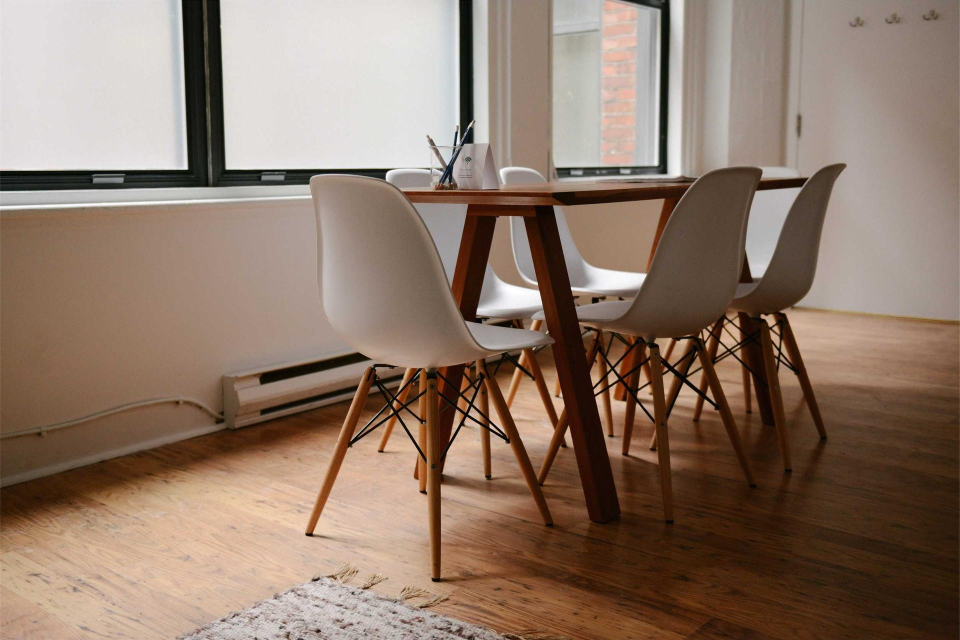
#> input picture .claude/skills/design-taste-frontend/assets/components/fx-photo/meeting-room.jpg, 1920 x 1280 px (shown at 1/2 size)
$ python blueprint.py ../.claude/skills/design-taste-frontend/assets/components/fx-photo/meeting-room.jpg ../.claude/skills/design-taste-frontend/assets/components/fx-photo/meeting-room.jpg
#> lines starting #> are read from the running program, lines starting #| are printed output that depends on the picture; after the words box and inside, x2 and y2 are one past the last pixel; in counts of white or black regions, pixels touching at a corner belong together
#!/usr/bin/env python3
"""Gera, a partir da foto original, (1) a foto recortada sem margem branca e
(2) um "desenho técnico": as arestas do produto em azul sobre fundo transparente.
Uso: blueprint.py ORIGINAL SAIDA_BASE LARGURA [LARGURA...]
Gera SAIDA_BASE-foto-<w>.webp e SAIDA_BASE-desenho-<w>.webp (os originais não são alterados)."""
import sys
import numpy as np
from PIL import Image, ImageChops, ImageFilter

src, base, widths = sys.argv[1], sys.argv[2], [int(w) for w in sys.argv[3:]]
im = Image.open(src).convert("RGB")
#> im is the input picture: PIL image 1920x1280 RGB; mean R, G, B 142.5, 120.7, 105.5
diff = ImageChops.difference(im, Image.new("RGB", im.size, (255, 255, 255))).convert("L").point(lambda x: 255 if x > 18 else 0)
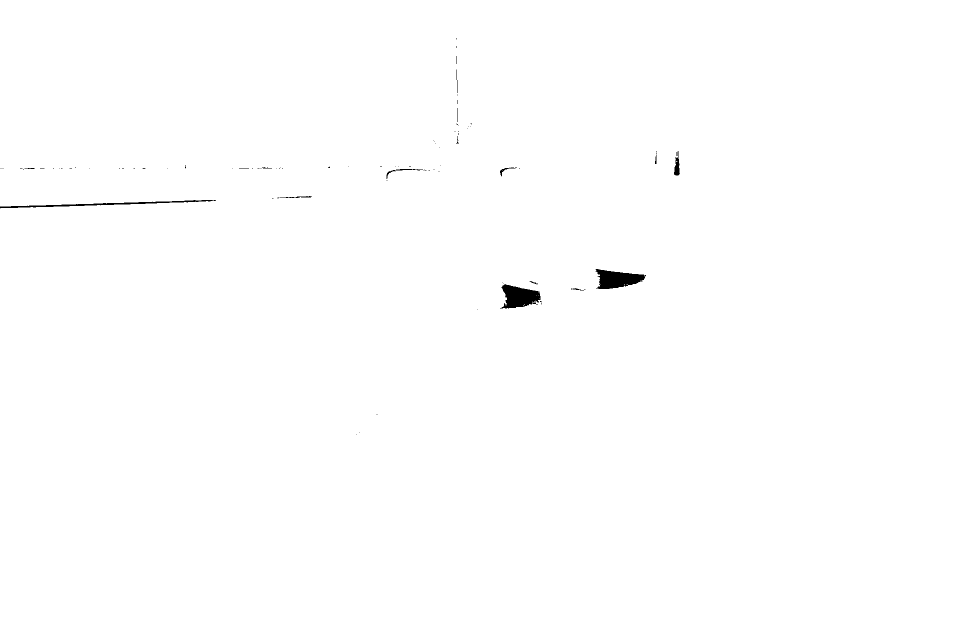
#> diff: PIL image 1920x1280 L (shown at 1/2 size); 99.7% white; 90 black regions (74 under 20 px), largest, box (x1, y1, x2, y2) and area: (1191, 538, 1292, 578) 2541, (1000, 568, 1082, 617) 2533, (0, 400, 432, 417) 1402
im = im.crop(diff.getbbox())
work = im.copy()
work.thumbnail((1600, 1600))
a = np.asarray(work.filter(ImageFilter.GaussianBlur(1.2))).astype(float)


def sobel(c):
    gx = np.zeros_like(c); gy = np.zeros_like(c)
    gx[1:-1, 1:-1] = (c[:-2, 2:] + 2 * c[1:-1, 2:] + c[2:, 2:]) - (c[:-2, :-2] + 2 * c[1:-1, :-2] + c[2:, :-2])
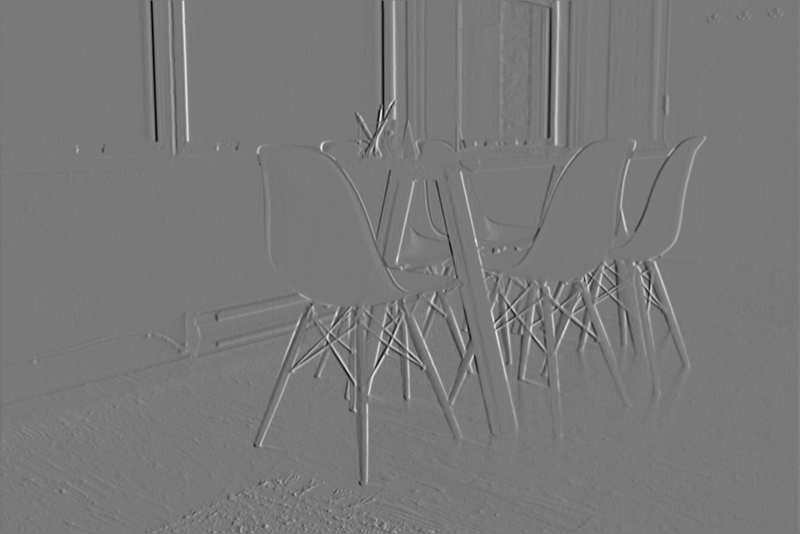
#> gx: shape (1067, 1600) float64 (shown at 1/2 size); min -425, max 467, mean -0.2; drawn with min black and max white
    gy[1:-1, 1:-1] = (c[2:, :-2] + 2 * c[2:, 1:-1] + c[2:, 2:]) - (c[:-2, :-2] + 2 * c[:-2, 1:-1] + c[:-2, 2:])
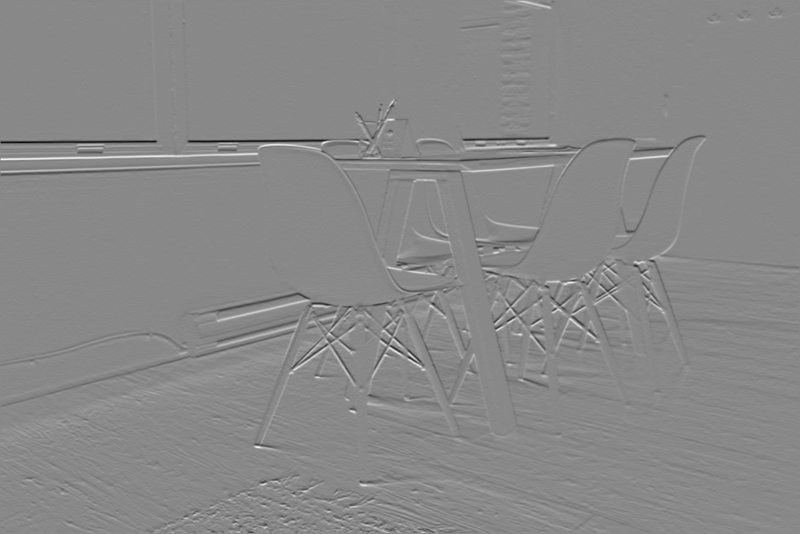
#> gy: shape (1067, 1600) float64 (shown at 1/2 size); min -492, max 427, mean -0.3; drawn with min black and max white
    return np.hypot(gx, gy)
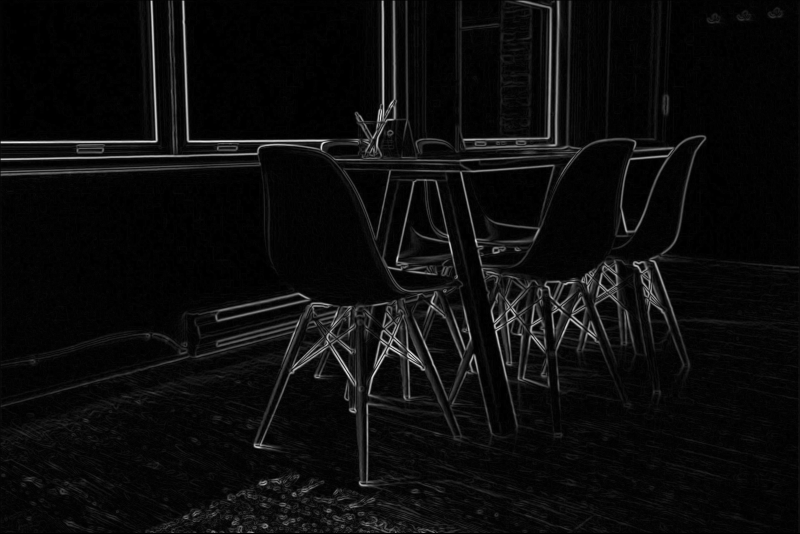
#> returned value: shape (1067, 1600) float64 (shown at 1/2 size); min 0, max 492.2, mean 23.9; drawn with min black and max white


m = np.max([sobel(a[..., i]) for i in range(3)], axis=0)
#> in sobel (call 2), `gx = np.zeros_like(c)`: gx: shape (1067, 1600) float64; every value is 0
t = np.percentile(m, 86)
#> t = 44.05
v = np.clip((m - t) / (np.percentile(m, 99.5) - t), 0, 1)
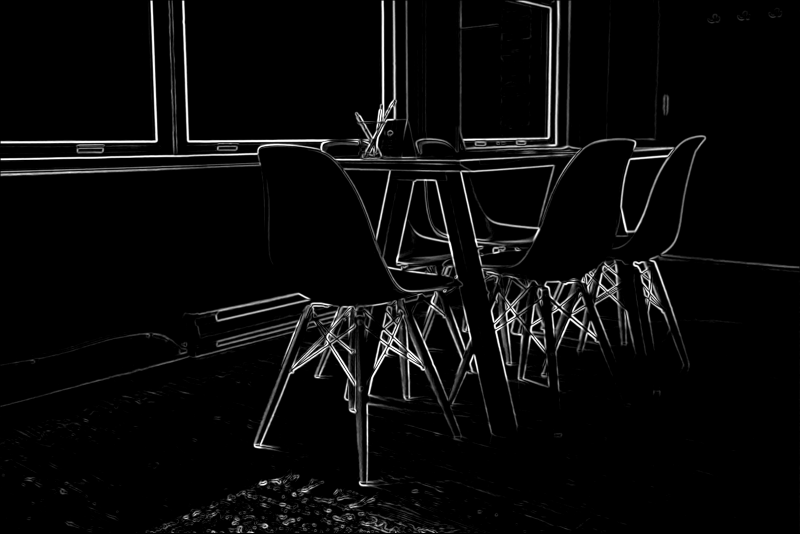
#> v: shape (1067, 1600) float64 (shown at 1/2 size); min 0, max 1, mean 0.0382
v = v ** 1.25
v[v < 0.14] = 0  # remove o "chuvisco" de textura
rgba = np.zeros((*v.shape, 4), np.uint8)
rgba[..., 0], rgba[..., 1], rgba[..., 2], rgba[..., 3] = 31, 95, 168, (v * 255).astype(np.uint8)
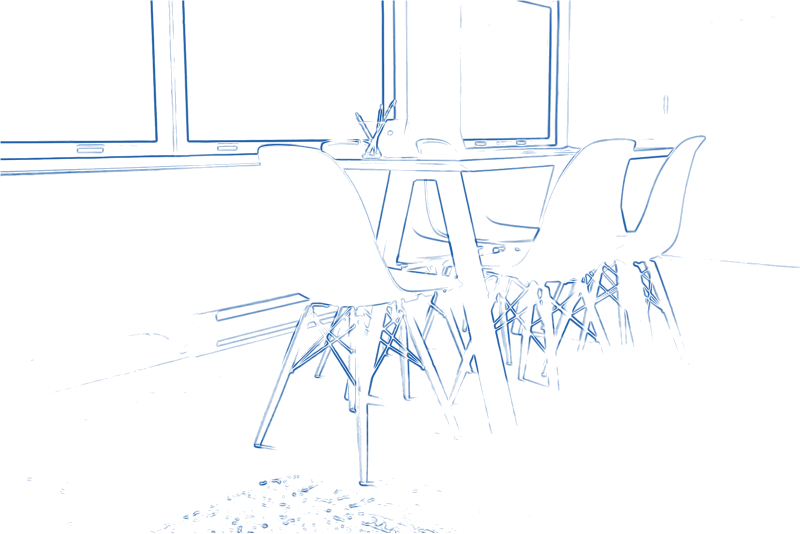
#> rgba: shape (1067, 1600, 4) (shown at 1/2 size); mean of channels 0, 1, 2, 3 31, 95, 168, 7.1; transparent parts drawn white
draw = Image.fromarray(rgba, "RGBA")
# Fundo transparente na foto: só o branco ligado às bordas (o branco do produto fica).
# Inundação feita com numpy numa versão reduzida (a do Pillow não funcionou aqui).
peq = im.copy(); peq.thumbnail((800, 800))
quase = np.asarray(peq.convert("RGB")).min(axis=2) > 236
#> quase: shape (533, 800) bool; 0.27% white; 25 white regions (21 under 20 px), largest, box (x1, y1, x2, y2) and area: (497, 224, 538, 241) 423, (418, 237, 450, 256) 407, (0, 167, 170, 173) 196, (562, 131, 566, 146) 46
fundo = np.zeros_like(quase)
fundo[0, :], fundo[-1, :], fundo[:, 0], fundo[:, -1] = quase[0, :], quase[-1, :], quase[:, 0], quase[:, -1]
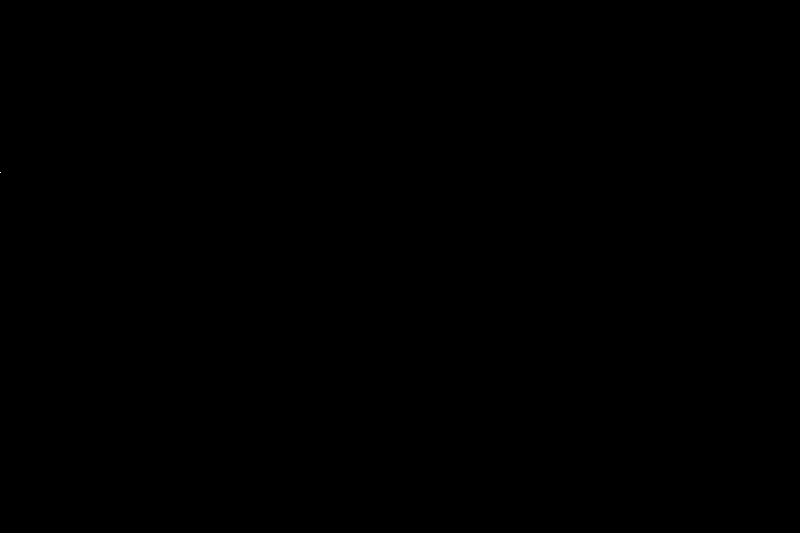
#> fundo: shape (533, 800) bool; 0% white in thin lines or dots, all inside (x1, y1, x2, y2) = (0, 172, 1, 173)
while True:
    viz = fundo.copy()
    viz[1:, :] |= fundo[:-1, :]; viz[:-1, :] |= fundo[1:, :]; viz[:, 1:] |= fundo[:, :-1]; viz[:, :-1] |= fundo[:, 1:]
    viz &= quase
    if (viz == fundo).all():
        break
    fundo = viz
#> viz: shape (533, 800) bool; 0.05% white in thin lines or dots, all inside (x1, y1, x2, y2) = (0, 167, 170, 173)
alfa = Image.fromarray(np.where(fundo, 0, 255).astype(np.uint8), "L").resize(im.size, Image.BILINEAR).filter(ImageFilter.GaussianBlur(1.2))
foto = im.convert("RGBA")
foto.putalpha(alfa)
for w in widths:
    h = round(work.height * w / work.width)
    foto.resize((w, h), Image.LANCZOS).save(f"{base}-foto-{w}.webp", "WEBP", quality=80, alpha_quality=80, method=6)
    draw.resize((w, h), Image.LANCZOS).save(f"{base}-desenho-{w}.webp", "WEBP", quality=68, alpha_quality=70, method=6)
print(base, work.size)
#| ../.claude/skills/design-taste-frontend/assets/components/fx-photo/meeting-room.jpg (1600, 1067)
